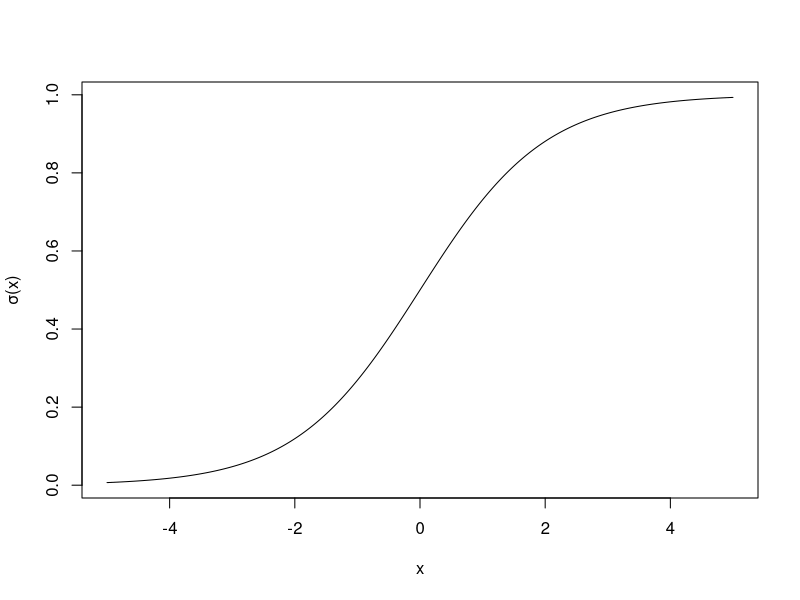
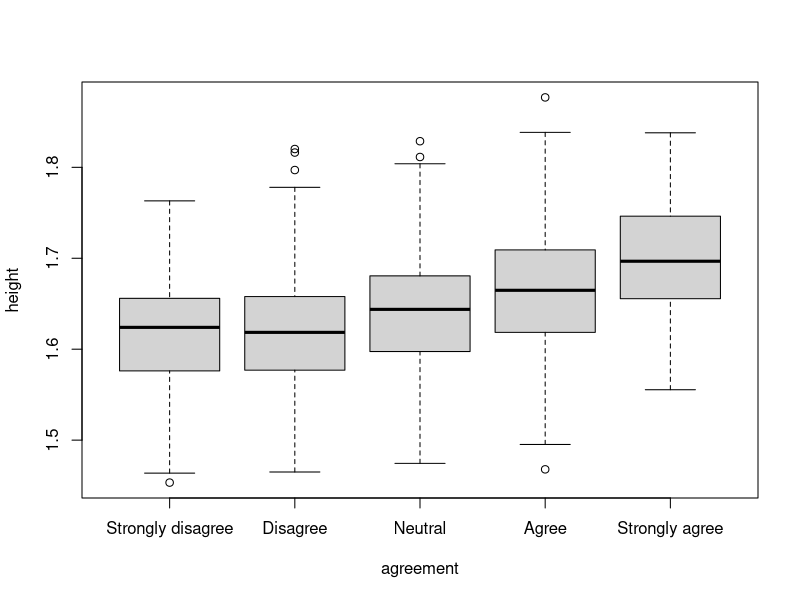
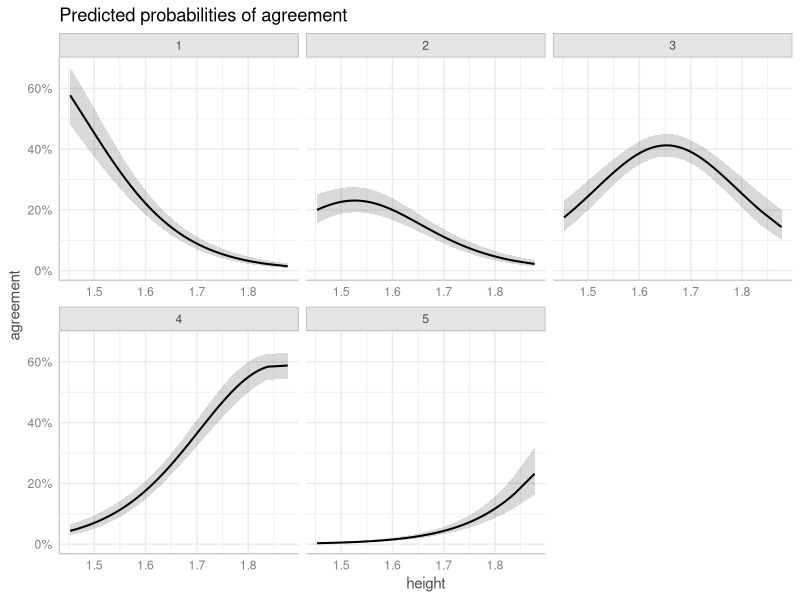
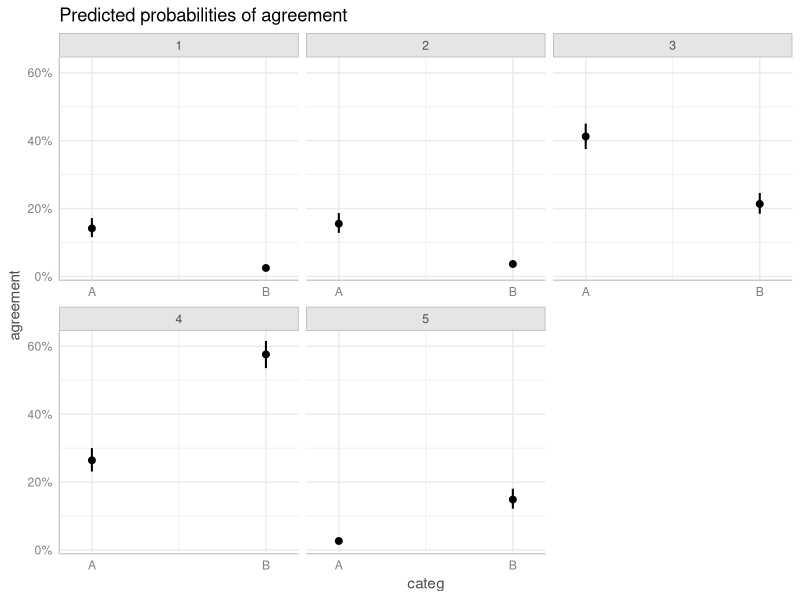
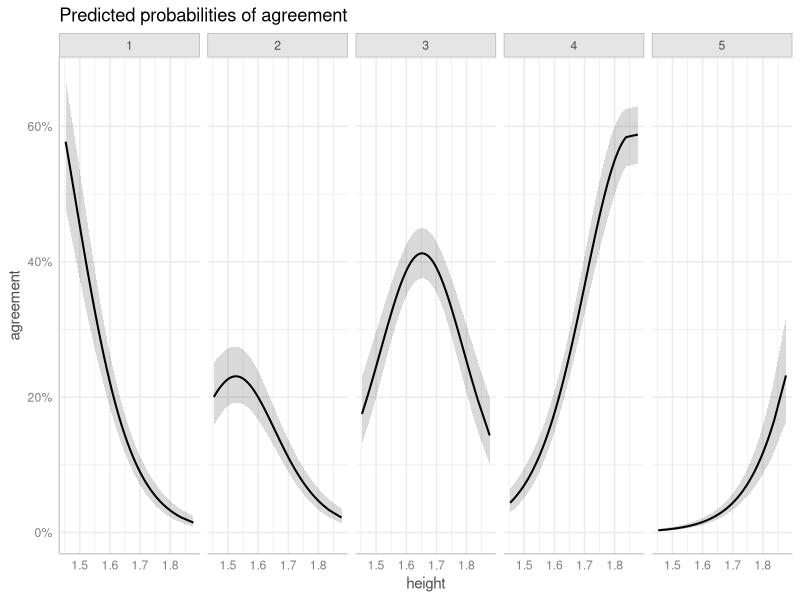
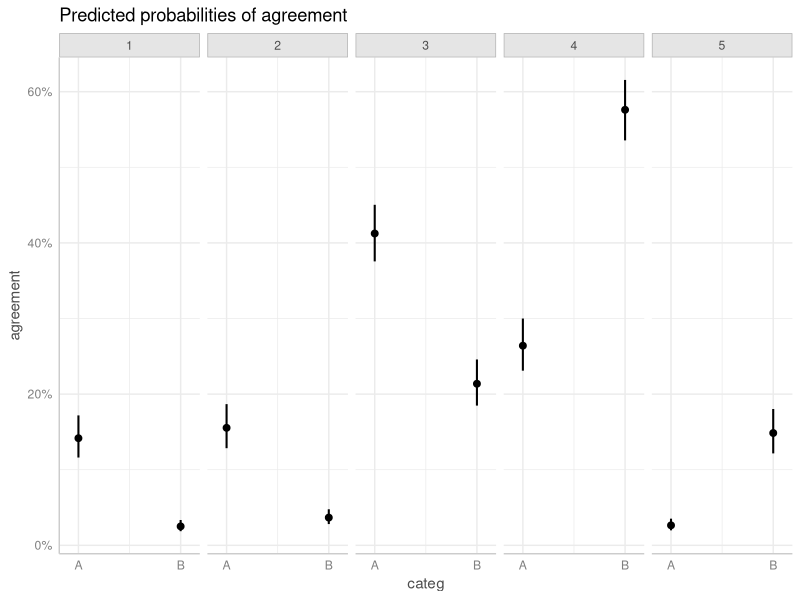
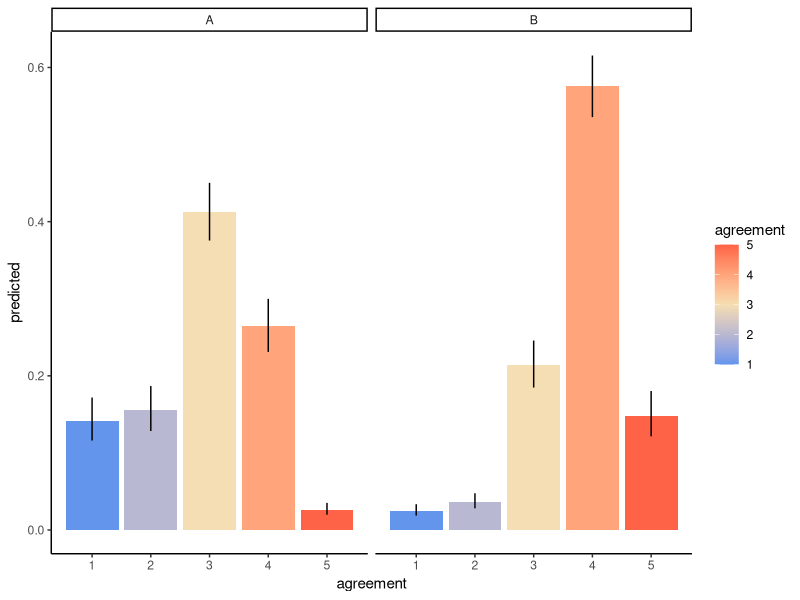
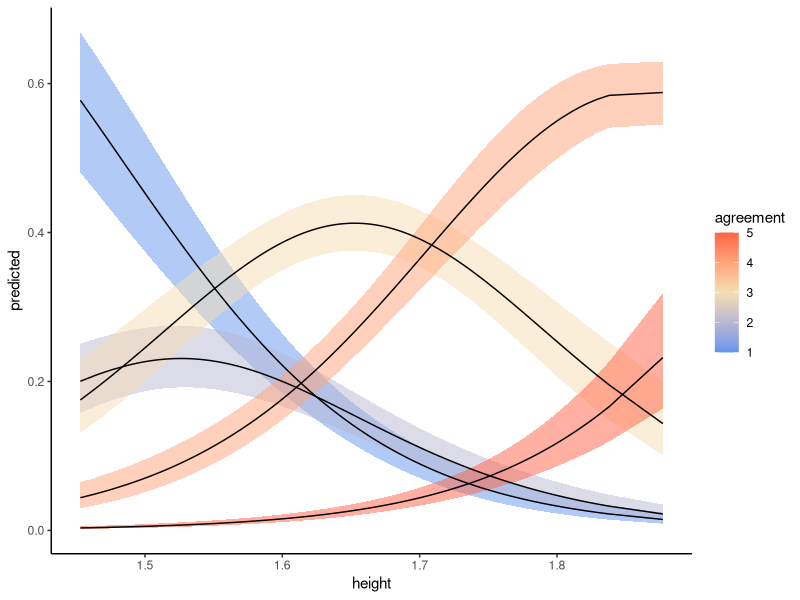

Source code (R) for these figures, in order:
## ---- chunk 1
x <- seq(-5, 5, l = 1000)
plot(plogis(x) ~ x, ylab = 'σ(x)', type = 'l')
## ---- chunk 2
set.seed(123) # So that we all have the same random data
ndata <- 1000
cont <- 1.65 + rnorm(ndata, sd = 0.07)
categ_effs <- c('A' = 0.5, 'B' = 0.6)
categ <- sample(names(categ_effs), ndata, replace = T)
latent_var <- 0.5*cont + categ_effs[categ] + rnorm(100, sd = 0.1)
data <- data.frame(
  height = cont,
  categ = as.factor(categ),
  agreement = cut(latent_var,
                  breaks = c(-Inf, quantile(latent_var,
                                            probs = c(0.1, 0.2, 0.5, 0.9)),
                             Inf),
                  labels = c('Strongly disagree',
                             'Disagree',
                             'Neutral',
                             'Agree',
                             'Strongly agree'))
)
head(data)
## ---- chunk 3
boxplot(height ~ agreement, data = data)
## ---- chunk 4
# # Convert agreement to numeric for plotting
# agreement_numeric <- as.numeric(data$agreement)
# 
# # Fit linear model
# lm_model <- lm(agreement_numeric ~ height, data = data)
# 
# # Plot regression line on raw ordinal data
# plot(height, agreement_numeric, 
#      xlab = "Height", ylab = "Agreement (Numeric)",
#      main = "Linear Model Fit with Ordinal Data",
#      pch = 16, col = "blue")+
# # Add linear regression line
# abline(lm_model, col = "red")

## ---- chunk 5
library(ordinal)
mod <- clm(agreement ~ height + categ, data = data)
# mod <- clm(agreement ~ height, data = data, threshold = 'equidistant') # I added this threshold specification here since it might be useful to mention the difference between ordinal scales that assume equal distance between ratings and those that are considered 'symmetrically spaced'. I saw above you considered this to be equidistant so I added it here (not that it is necessary but maybe to point out the difference)

anova(mod)
## ---- chunk 6
print(coef(mod))
## ---- chunk 7
library(ggplot2)
library(ggeffects)
## ---- chunk 8
preds_con <- ggpredict(mod, terms = c("height [all]"))
plot(preds_con)
## ---- chunk 9
# Generate predicted probabilities
preds_cat <- ggpredict(mod, terms = c("categ"))
plot(preds_cat)
## ---- chunk 10
plot(preds_con) + facet_wrap(~response.level, nrow = 1)
plot(preds_cat) + facet_wrap(~response.level, nrow = 1)
## ---- chunk 11
preds <- ggpredict(mod, terms = c("categ"))
df <- as.data.frame(preds,
                    terms_to_colnames = T) # This is important to include!
head(df)
## ---- chunk 12
ggplot(df, aes(y = predicted, x = agreement, fill = agreement)) +
  geom_col(position = position_dodge()) +
  geom_errorbar(aes(ymin = conf.low, ymax = conf.high),
                width = 0) +
  facet_wrap(~categ, nrow = 1) +
  scale_fill_gradientn(colours = c('cornflowerblue', 'wheat', 'tomato')) +
  theme_classic()
## ---- chunk 13
preds <- ggpredict(mod, terms = c("height [all]"))
df <- as.data.frame(preds,
                    terms_to_colnames = T) # This is important to include!
ggplot(df, aes(x = height, y = predicted, group = agreement)) +
  geom_ribbon(aes(ymin = conf.low, ymax = conf.high, fill = agreement),
              alpha = 0.5) +
  geom_line() +
  scale_fill_gradientn(colours = c('cornflowerblue', 'wheat', 'tomato')) +
  theme_classic()
